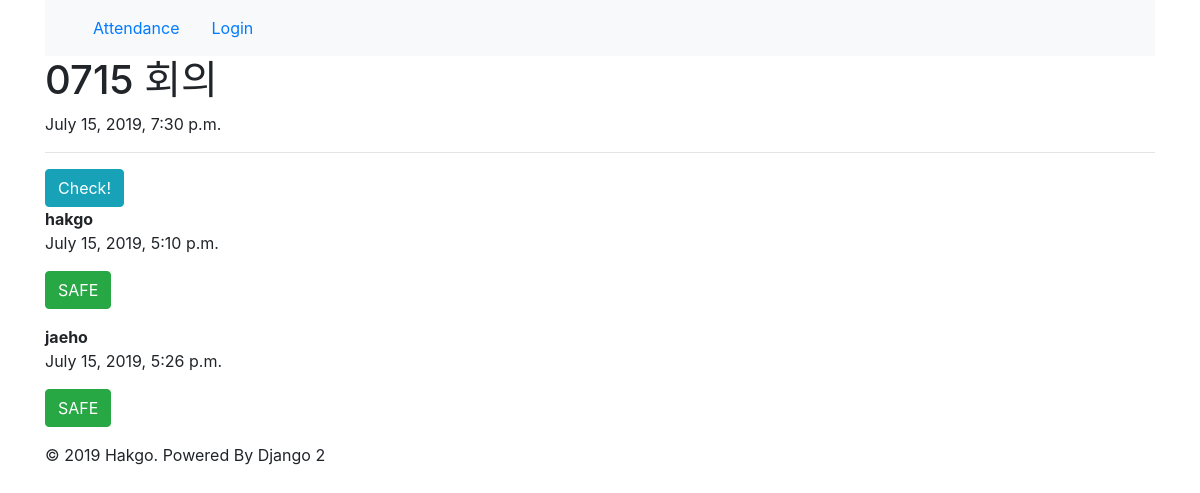
Screenshot of /detail/3/ with the database file from the repository.
### home/models.py (models this page shows, shortened)
class Meeting(models.Model):
    title = models.CharField(max_length=100)
    meeting_date = models.DateTimeField()
    def __str__(self):
        return self.title

class MeetingAttendance(models.Model):
    meeting = models.ForeignKey(Meeting, on_delete=models.CASCADE)
    user = models.ForeignKey(User, on_delete=models.CASCADE)
    check_date = models.DateTimeField(auto_now_add=True)
    def not_late(self):
        return self.check_date <= self.meeting.meeting_date

### home/views.py (the view)
# urls.py: path('detail/<int:pk>/', detail_view, name='detail'),
def detail_view(request, pk):
    meeting = Meeting.objects.get(pk=pk)
    return render(request, 'home/detail.html', {'meeting':meeting})

### home/templates/home/detail.html
{% extends 'base.html' %}
{% block content %}
    <h1>{{ meeting }}</h1>
    <p>{{ meeting.meeting_date }}</p><hr>
    <a href="{% url 'check' pk=meeting.id %}" class="btn btn-info">Check!</a>
    {% for attendance in meeting.meetingattendance_set.all %}
        <div class="form-group">
                <p><b>{{ attendance.user.username }}</b><br>{{ attendance.check_date }}
                </p>
                {% if attendance.not_late %}
                    <button class="btn btn-success">SAFE</button>
                {% else %}
                    <button class="btn btn-danger">LATE</button>
                {% endif %}
        </div>
    {% endfor %}
{% endblock %}

### rows the page displays
Meeting: title "0715 회의", meeting_date "July 15, 2019, 7:30 p.m."
MeetingAttendance: user.username "hakgo", check_date "July 15, 2019, 5:10 p.m.", shows "SAFE"
MeetingAttendance: user.username "jaeho", check_date "July 15, 2019, 5:26 p.m.", shows "SAFE"
